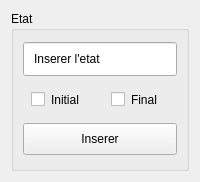
<?xml version="1.0" encoding="UTF-8"?>
<ui version="4.0">
 <class>Form</class>
 <widget class="QWidget" name="Form">
  <property name="geometry">
   <rect>
    <x>0</x>
    <y>0</y>
    <width>200</width>
    <height>182</height>
   </rect>
  </property>
  <property name="windowTitle">
   <string>Form</string>
  </property>
  <layout class="QVBoxLayout" name="verticalLayout">
   <item>
    <widget class="QGroupBox" name="groupBox">
     <property name="title">
      <string>Etat</string>
     </property>
     <layout class="QVBoxLayout" name="verticalLayout_2">
      <item>
       <widget class="QLineEdit" name="lineEdit">
        <property name="styleSheet">
         <string notr="true">padding:8px</string>
        </property>
        <property name="text">
         <string>Inserer l'etat</string>
        </property>
       </widget>
      </item>
      <item>
       <layout class="QHBoxLayout" name="horizontalLayout">
        <item>
         <widget class="QCheckBox" name="checkBox_2">
          <property name="styleSheet">
           <string notr="true">padding:8px</string>
          </property>
          <property name="text">
           <string>Initial</string>
          </property>
         </widget>
        </item>
        <item>
         <widget class="QCheckBox" name="checkBox">
          <property name="styleSheet">
           <string notr="true">padding:8px</string>
          </property>
          <property name="text">
           <string>Final</string>
          </property>
         </widget>
        </item>
       </layout>
      </item>
      <item>
       <widget class="QPushButton" name="pushButton">
        <property name="styleSheet">
         <string notr="true">padding:8px</string>
        </property>
        <property name="text">
         <string>Inserer</string>
        </property>
        <property name="icon">
         <iconset>
          <normaloff>../Views/icons/insert.png</normaloff>../Views/icons/insert.png</iconset>
        </property>
       </widget>
      </item>
     </layout>
    </widget>
   </item>
  </layout>
 </widget>
 <resources/>
 <connections/>
</ui>
